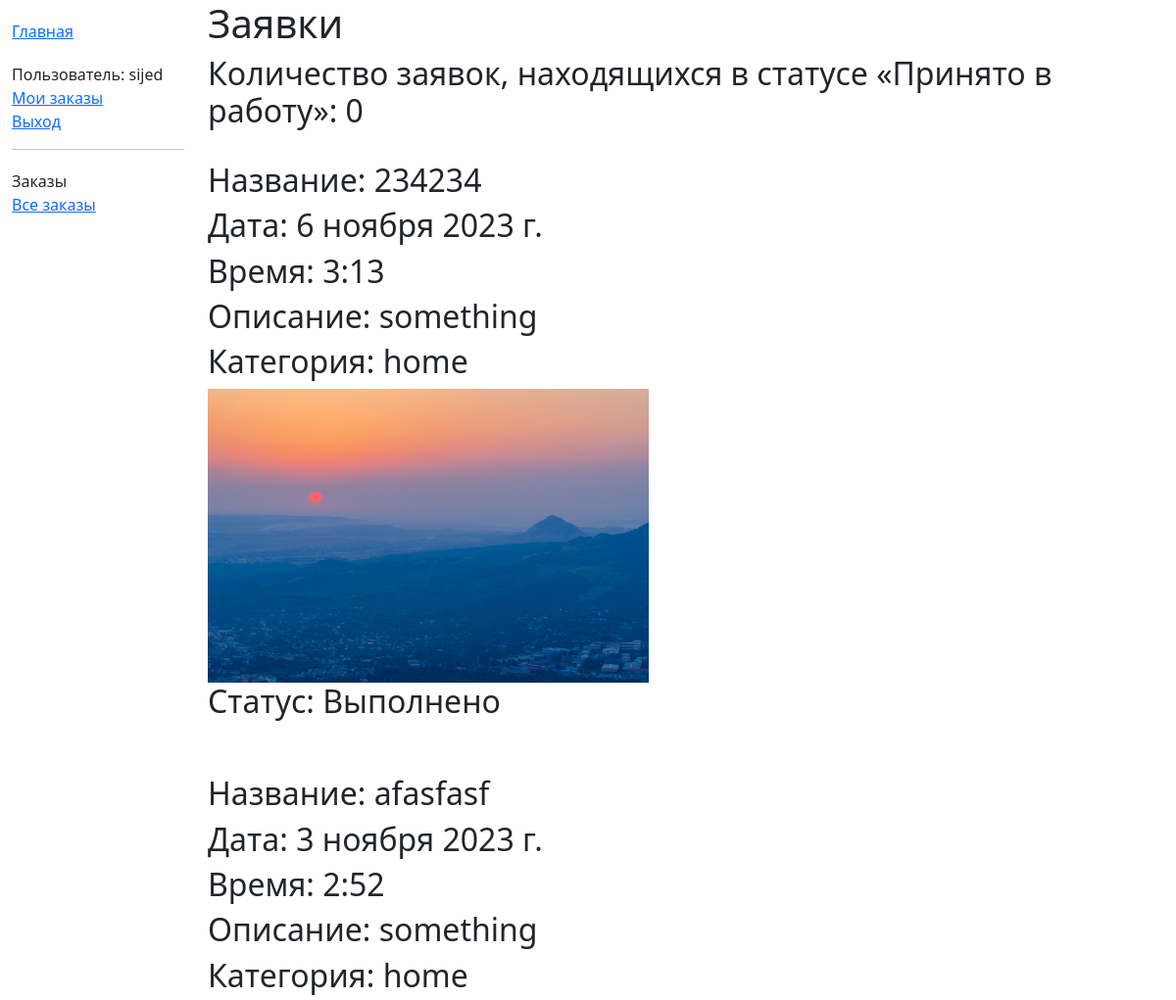
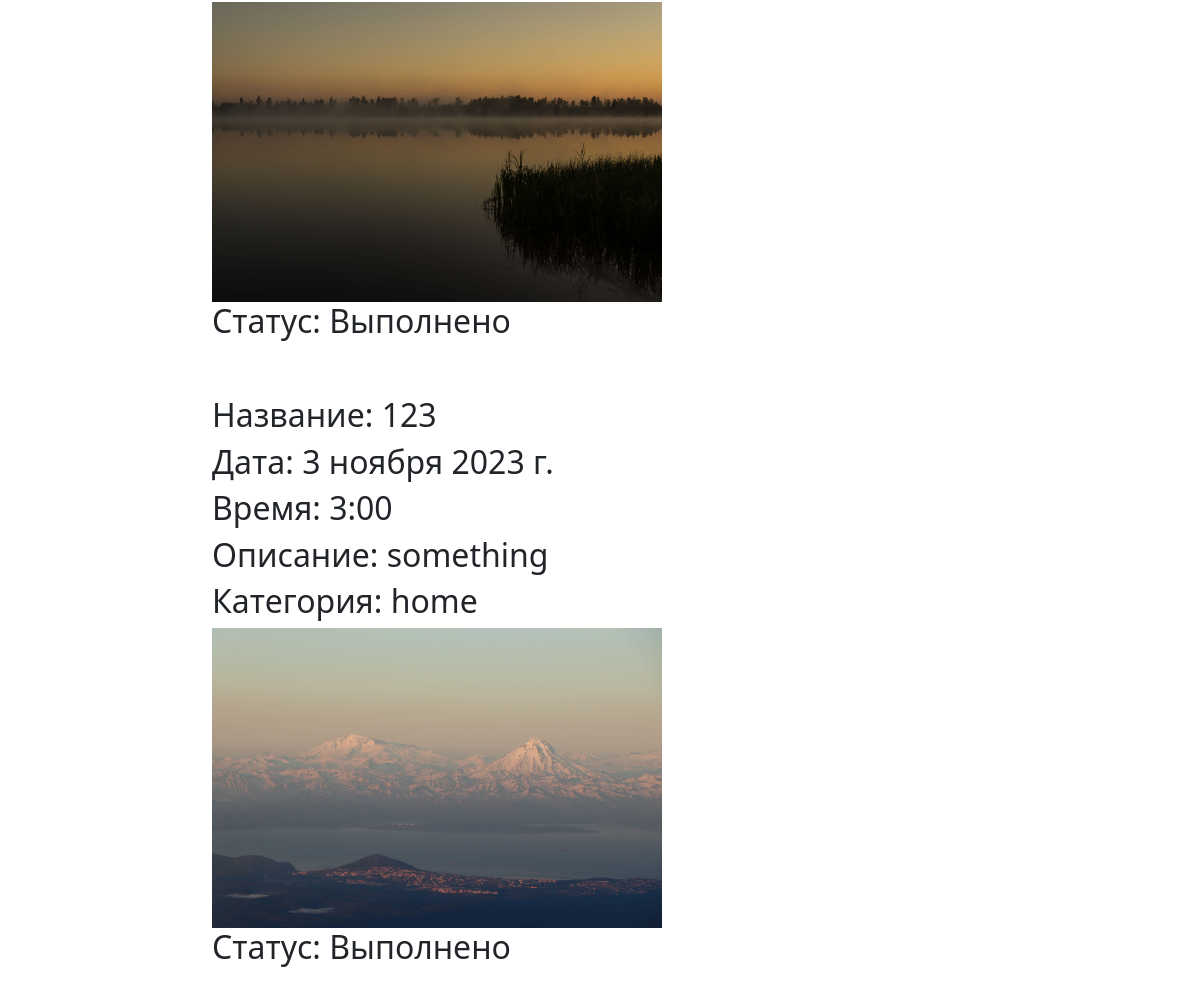
Page / (signed in) on the committed database (2 pictures, top to bottom).
### MySite/models.py (models this page shows, shortened)
class AdvUser(AbstractUser):
    name = models.CharField(max_length=250, verbose_name="ФИО", help_text="Только кириллические буквы, дефис и пробелы")
    username = models.CharField(max_length=35, verbose_name="Логин", unique=True,
                                help_text="Только латиница и дефис, уникальный")
    is_activated = models.BooleanField(default=True, db_index=True,
                                       verbose_name='Согласен с обработкой '
                                                    'персональных данных?')

class Applications(models.Model):
    def validate_image(fieldfile_obj):
        filesize = fieldfile_obj.file.size
        megabyte_limit = 2.0
        if filesize > megabyte_limit * 1024 * 1024:
            raise ValidationError("Max file size is %sMB" % str(megabyte_limit))
    title = models.CharField(max_length=100)
    deck = models.TextField(max_length=1000, default='something')
    category = models.ForeignKey('category', on_delete=models.SET_NULL, null=True)
    date_create = models.DateField(default=datetime.now, verbose_name="Дата создания")
    time_create = models.TimeField(default=datetime.now, verbose_name="Время создания")
    image = models.ImageField(upload_to="media/", verbose_name="Фотография",
                              help_text="Разрешается формата файла только jpg, jpeg, png, bmp",
                              validators=[FileExtensionValidator(allowed_extensions=['jpg', 'jpeg', 'png', 'bmp']),
                                          validate_image])
    REQUEST_STATUS = (
        ('Новая', 'Новая'),
        ('Принято в работу', 'Принято в работу'),
        ('Выполнено', 'Выполнено'),
    )
    status = models.CharField(
        max_length=16,
        choices=REQUEST_STATUS,
        default='Новая',
        blank=True,
        verbose_name="Статус")
    borrower = models.ForeignKey(AdvUser, on_delete=models.CASCADE, null=True, blank=True)

class Category(models.Model):
    name = models.CharField(max_length=200,
                            help_text="Введите категорию")
    def __str__(self):
        return self.name

### MySite/views.py (the view)
# urls.py: path('', views.ApplicationsView.as_view(), name='index'),
class ApplicationsView(generic.ListView):
    model = Applications
    template_name = 'index.html'
    context_object_name = 'application'
    def get_context_data(self, **kwargs):
        context = super().get_context_data(**kwargs)
        context['num_AcceptedForWork'] = Applications.objects.filter(status__exact='Принято в работу').count()
        return context
    def get_queryset(self):
        return Applications.objects.filter(status__exact='Выполнено').order_by('-date_create')[:4]

### MySite/templates/index.html
{% extends "base.html" %}
{% load static %}
{% block content %}
<h1>Заявки</h1>
<h2>Количество заявок, находящихся в статусе «Принято в работу»: {{ num_AcceptedForWork }}</h2><br>
{% for i in application %}
<h2>Название: {{i.title}}</h2>
<h2>Дата: {{i.date_create}}</h2>
<h2>Время: {{i.time_create}}</h2>
<h2>Описание: {{i.deck}}</h2>
<h2>Категория: {{i.category}}</h2>
<img src="{{i.image.url}}" width="450px" height="300px"/>
<h2>Статус: {{i.status}}</h2><br><br>
{% endfor %}
{% endblock %}

### MySite/templates/base.html (shortened to what this page needs)
<!DOCTYPE html>
<html lang="en">
<head>
    <link href="https://cdn.jsdelivr.net/npm/bootstrap@5.1.3/dist/css/bootstrap.min.css" rel="stylesheet"
>
    {% load static %}
    <link rel="stylesheet" href="{% static 'css/style.css' %}">
</head>
<body>
<div class="container-fluid">
    <div class="row">
        <div class="col-sm-2">
            {% block sidebar %}
            <ul class="sidebar-nav">
                <li><a href="{% url 'index' %}">Главная</a></li>
            </ul>
            <ul class="sidebar-nav">
                {% if user.is_authenticated %}
                <li>Пользователь: {{ user.get_username }}</li>
                <li><a href="{% url 'applicationByUserListView' %}">Мои заказы</a></li>
                <li><a href="{% url 'logout' %}?next={{ request.path }}">Выход</a></li>
                {% else %}
                <li><a href="{% url 'login' %}?next={{ request.path }}">Вход</a></li>
                <li><a href="{% url 'register' %}">Регистрация</a></li>
                {% endif %}
            </ul>
            {% if user.is_staff %}
            <hr>
            <ul class="sidebar-nav">
                <li>Заказы</li>
                <li><a href="{% url 'applicationByAdminListView' %}">Все заказы</a></li>
            </ul>
            {% endif %}
            {% endblock %}
        </div>
        <div class="col-sm-10 ">
            {% block content %}{% endblock %}
        </div>
    </div>
</div>
</body>
</html>

### MySite/static/css/style.css (style rules this page uses)
.sidebar-nav { margin-top: 20px; padding: 0; list-style: none; }

### rows in the picture
AdvUser: get_username "sijed"
Applications: title "234234", date_create "6 ноября 2023 г.", time_create "3:13", deck "something", category "home", image (picture), status "Выполнено"
Applications: title "afasfasf", date_create "3 ноября 2023 г.", time_create "2:52", deck "something", category "home", image (picture), status "Выполнено"
Applications: title "123", date_create "3 ноября 2023 г.", time_create "3:00", deck "something", category "home", image (picture), status "Выполнено"

### other values in the picture
{{ num_AcceptedForWork }} "0"
